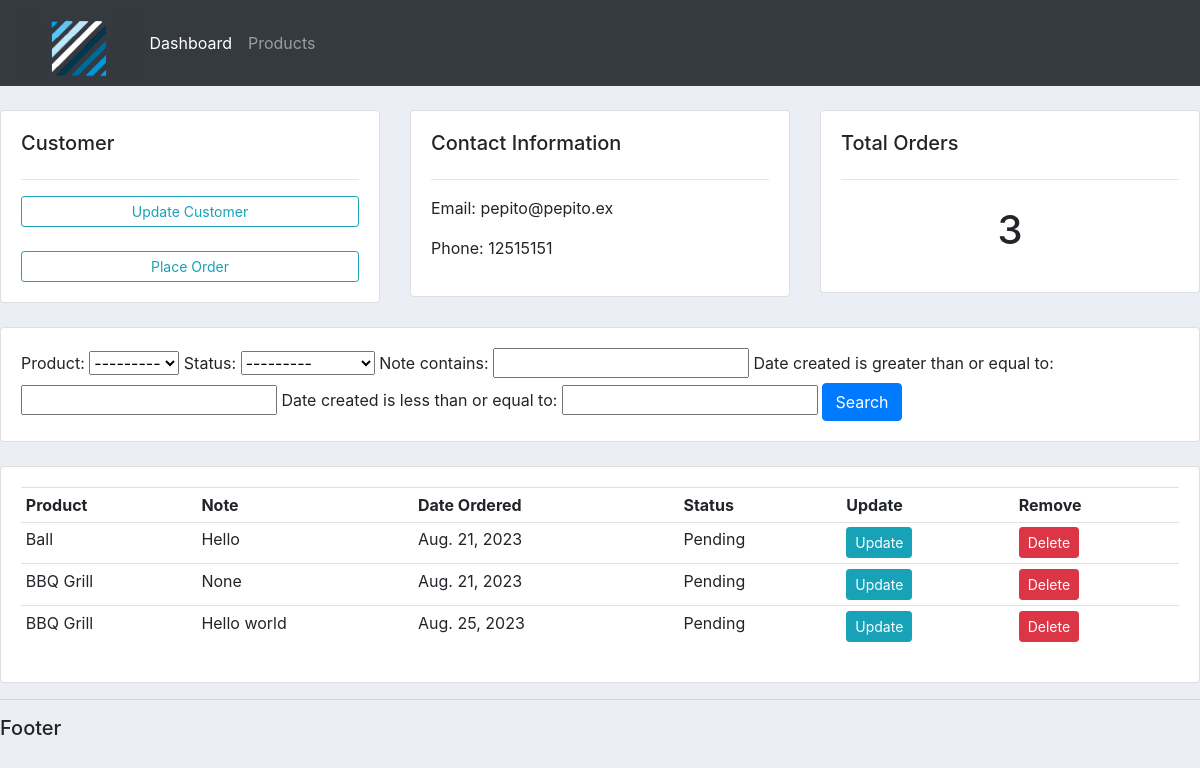
Screenshot of /customer/1 with the database file from the repository.
### accounts/models.py (models this page shows, shortened)
class Customer (models.Model):
    name = models.CharField (max_length=200,null=True)
    phone = models.CharField (max_length=200,null=True)
    email = models.EmailField (max_length=200,null=True)
    date_created = models.DateField (auto_now_add=True,null=True)

class Order (models.Model):
    STATUS = (
        ('Pending', 'Pending'),
        ('Out of delivery', 'Out of delivery'),
        ('Delivered', 'Delivered'),
    )
    customer = models.ForeignKey(Customer, null=True, on_delete=models.SET_NULL)
    product =  models.ForeignKey(Product, null=True, on_delete=models.SET_NULL)
    date_created = models.DateField (auto_now_add=True,null=True)
    status = models.CharField (max_length=200,null=True, choices=STATUS) #CADA VEZ QUE CREO UNA ORDEN TIENE UN MENÚ DESPLEGABLE CON LAS OPCIONES STATUS
    note = models.CharField (max_length=200,null=True)

class Product(models.Model):
    CATEGORY = (
        ('Indoor', 'Indoor'),
        ('Out Door', 'Out Door'),
    )
    name = models.CharField (max_length=200,null=True)
    price = models.FloatField(null=True)
    category = models.CharField (max_length=200,null=True, choices = CATEGORY)
    description = models.CharField (max_length=200,null=True, blank=True)
    date_created = models.DateField (auto_now_add=True,null=True)
    tags = models.ManyToManyField(Tag)
    def __str__(self):
        return self.name

### accounts/views.py (the view)
# urls.py: path('customer/<str:pk>', views.customer, name = "customer"),
def customer (request, pk):
    customer = Customer.objects.get(id=pk)
    orders = customer.order_set.all()
    order_count = orders.count()
    myFilter = OrderFilter(request.GET, queryset=orders)
    orders = myFilter.qs
    context = {'customer': customer, 'orders': orders, 'order_count': order_count, 'myFilter': myFilter}
    return render (request, 'accounts/customer.html', context)

### accounts/templates/accounts/customer.html
{% extends 'accounts/main.html' %}
{% block content %}
<br>
<div class ="row">
    <div class="col-md">
        <div class="card card-body">
            <h5>Customer</h5>
            <hr>
            <a class="btn btn-outline-info btn-sm btn block" href="">Update Customer</a>
            <br>
            <a class="btn btn-outline-info btn-sm btn block" href="{%url 'create_order' customer.id%}">Place Order </a>
        </div>
    </div>
    <div class="col-md">
        <div class="card card-body">
            <h5> Contact Information</h5>
            <hr>
            <p>Email: {{customer.email}}</p>
            <p>Phone: {{customer.phone}}</p>
        </div>
    </div>
    <div class="col-md">
        <div class="card card-body">
            <h5>Total Orders</h5>
            <hr>
            <h1 style="text-align: center; padding: 10px">{{order_count}}</h1>
        </div>
    </div>
</div>
<br>
<div class ="row">
    <div class="col">
        <div class="card card-body">
            <form method="get">
                {{myFilter.form}}
            <button class="btn btn-primary" type="submit">Search</button>
            </form>
        </div>
    </div>
</div>
<br>
<div class ="row">
    <div class="col-md">
        <div class="card card-body">
            <table class="table table-sm">
                <tr>
                    <th>Product</th>
                    <th>Note</th>
                    <th>Date Ordered</th>
                    <th>Status</th>
                    <th>Update</th>
                    <th>Remove</th>
                </tr>
                {%for order in orders%}
            <tr>
                <td>{{order.product}}</td>
                <td>{{order.note}}</td>
                <td>{{order.date_created}}</td>
                <td>{{order.status}}</td>
                <td><a class="btn btn-sm btn-info" href="{%url 'update_order' order.id%}"> Update</a></td>
                    <td><a class="btn btn-sm btn-danger" href="{%url 'delete_order' order.id%}"> Delete</a></td>
            </tr>
                {%endfor%}
            </table>
        </div>
    </div>
</div>
            {% endblock %}

### static/css/main.css (style rules this page uses)
body { background-color: #ebeff5; }

### rows the page displays
Customer: email "pepito@pepito.ex", phone "12515151"
Order: product "Ball", note "Hello", date_created "Aug. 21, 2023", status "Pending"
Order: product "BBQ Grill", note "None", date_created "Aug. 21, 2023", status "Pending"
Order: product "BBQ Grill", note "Hello world", date_created "Aug. 25, 2023", status "Pending"

### other values shown
{{ order_count }} "3"
